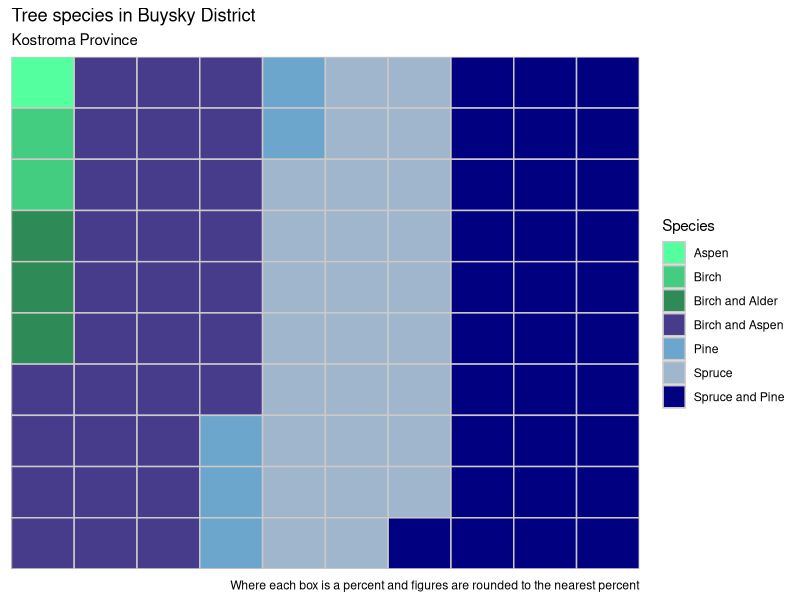
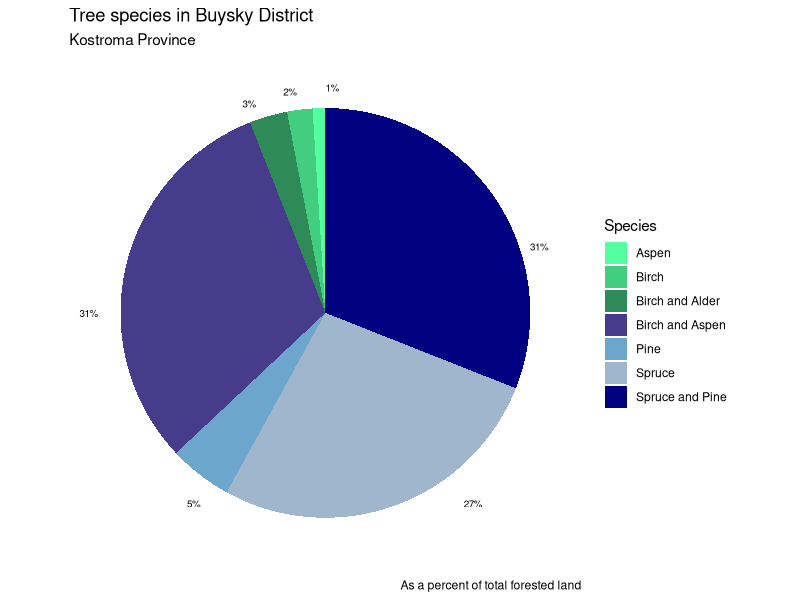

The R source for these figures, in order:
## ---- chunk 1
knitr::opts_chunk$set(echo = FALSE, error = FALSE, message = FALSE, warning = FALSE)
library(readr)
library(tidyverse)
library(RColorBrewer)
library(ggrepel)
library(scales)
species_data <- read_csv("species.csv")

## ---- chunk 2

# Data prep for buysky district

buysky <- subset(species_data, district == "Buysky District", drop = FALSE) %>%
  filter(tree_species != "total_conifer") %>%
  filter(tree_species != "total_deciduous") %>%
  select(-type, -district) %>%
  mutate(total_trees = sum(quantity), percent_species =     round((quantity*100/total_trees)))%>%
  select(tree_species, percent_species) %>%
  spread(tree_species, percent_species) 

# To get us to 100 round up from .4

buysky$aspen <- 1

kologrivsky <- subset(species_data, district == "Kologrivsky District", drop = FALSE) 
vetluzhsky <- subset(species_data, district == "Vetluzhsky District", drop = FALSE) 
varnavinsky <- subset(species_data, district == "Varnavinsky District", drop = FALSE) 
makaryevsky <- subset(species_data, district == "Makaryevsky District", drop = FALSE) 
soligalichsky <- subset(species_data, district == "Soligalichsky District", drop = FALSE) 
chukhlomsky <- subset(species_data, district == "Chukhlomsky District", drop = FALSE) 
galichsky <- subset(species_data, district == "Galichsky District", drop = FALSE) 
kineshmasky <- subset(species_data, district == "Kineshmasky District", drop = FALSE) 
kostromsky <- subset(species_data, district == "Kostromsky District", drop = FALSE) 
yurevetsky <- subset(species_data, district == "Yurevetsky District", drop = FALSE) 
nerekhtsky <- subset(species_data, district == "Nerekhtsky District", drop = FALSE) 



## ---- chunk 3
nrows <- 10
df_buysky <- expand.grid(y = 1:nrows, x = 1:nrows)
df_buysky$category <- factor(rep(names(buysky), buysky))

cols <- c("seagreen1", "seagreen3", "seagreen4", "slateblue4", "skyblue3", "slategray3", "navy")

ggplot(df_buysky, aes( x = x, y = y , fill = category)) +
  geom_tile(color = "snow3", size = 0.5) +
  scale_x_continuous(expand = c(0, 0)) +
  scale_y_continuous(expand = c(0, 0), trans = 'reverse') +
  theme(axis.text = element_blank(),
        axis.ticks = element_blank()) +
  labs(x = NULL, 
       y = NULL, 
       title = "Tree species in Buysky District",
       subtitle = "Kostroma Province",
       caption = "Where each box is a percent and figures are rounded to the nearest percent") +
  guides(fill = guide_legend(title = "Species")) +
  scale_fill_manual(labels = c("Aspen", "Birch", "Birch and Alder", "Birch and Aspen", "Pine", "Spruce", "Spruce and Pine"), values = cols) 

## ---- chunk 4
pie_buysky <- buysky %>%
  gather(key, value) %>%
  filter(value > 0) %>%  
  
  # Assigning label positions
  
mutate(y_pos = (case_when(key == "aspen" ~ 100,
                        key == "birch" ~  97,
                        key == "birch_and_alder" ~ 94,
                      key == "birch_and_aspen" ~ 75,
                      key == "pine" ~ 60,
                      key =="spruce" ~ 40,
                      key == "spruce_and_pine" ~ 20))) %>%
  
mutate(x_pos = (case_when(key == "aspen" ~ 1.6,
                          key == "birch" ~ 1.6,
                         key == "birch_and_alder" ~ 1.6,
                         key == "birch_and_aspen" ~ 1.7,
                         key == "pine" ~ 1.65,
                         key =="spruce" ~ 1.65,
                          key == "spruce_and_pine" ~ 1.55)))  


pie_chart <- ggplot(pie_buysky, aes(x = 1, y=value, fill = key)) + 
  
  geom_bar(width = 1, stat = "identity") +
  
  theme(axis.line = element_blank(), 
        plot.title = element_text(hjust=0),
        axis.ticks = element_blank(),
        axis.text = element_blank(),
        panel.background = element_blank(),
        panel.grid = element_blank()
        ) + 
  
  labs(fill="key", 
       x=NULL, 
       y=NULL, 
       title="Tree species in Buysky District", 
       subtitle = "Kostroma Province",
       caption="As a percent of total forested land") +
  
   
  coord_polar(theta = "y", start=0) +
  
  guides(fill = guide_legend(title = "Species")) +
  
  scale_fill_manual(labels = c("Aspen", "Birch", "Birch and Alder", "Birch and Aspen", "Pine", "Spruce", "Spruce and Pine"), values = cols) +
  geom_text(label = paste0(pie_buysky$value, "%"),
                  x = pie_buysky$x_pos, 
                  y = pie_buysky$y_pos,
                  hjust = 0,
                  size = 2.5,
                  segment.color = "grey50",
                  direction = "x") 
 

pie_chart


  



